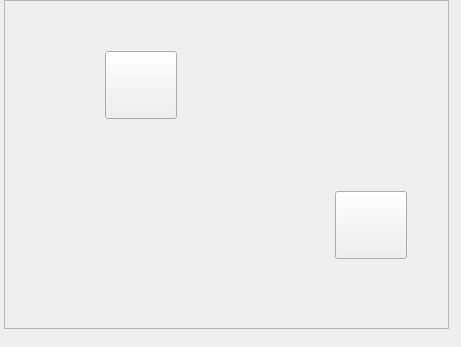
<?xml version="1.0" encoding="UTF-8"?>
<ui version="4.0">
 <class>Tab3ControlPannel</class>
 <widget class="QWidget" name="Tab3ControlPannel">
  <property name="geometry">
   <rect>
    <x>0</x>
    <y>0</y>
    <width>461</width>
    <height>347</height>
   </rect>
  </property>
  <property name="windowTitle">
   <string>Form</string>
  </property>
  <widget class="QScrollArea" name="scrollArea">
   <property name="geometry">
    <rect>
     <x>4</x>
     <y>0</y>
     <width>445</width>
     <height>329</height>
    </rect>
   </property>
   <property name="widgetResizable">
    <bool>true</bool>
   </property>
   <widget class="QWidget" name="scrollAreaWidgetContents">
    <property name="geometry">
     <rect>
      <x>0</x>
      <y>0</y>
      <width>443</width>
      <height>327</height>
     </rect>
    </property>
    <widget class="QLabel" name="label">
     <property name="geometry">
      <rect>
       <x>0</x>
       <y>0</y>
       <width>445</width>
       <height>329</height>
      </rect>
     </property>
     <property name="text">
      <string/>
     </property>
     <property name="pixmap">
      <pixmap resource="IoTQtClient.qrc">:/IotQtClient/Image/room.png</pixmap>
     </property>
    </widget>
    <widget class="QPushButton" name="pPBLamp">
     <property name="geometry">
      <rect>
       <x>100</x>
       <y>50</y>
       <width>72</width>
       <height>68</height>
      </rect>
     </property>
     <property name="text">
      <string/>
     </property>
     <property name="icon">
      <iconset resource="IoTQtClient.qrc">
       <normaloff>:/IotQtClient/Image/light_off.png</normaloff>
       <normalon>:/IotQtClient/Image/light_on.png</normalon>:/IotQtClient/Image/light_off.png</iconset>
     </property>
     <property name="iconSize">
      <size>
       <width>60</width>
       <height>60</height>
      </size>
     </property>
     <property name="checkable">
      <bool>true</bool>
     </property>
    </widget>
    <widget class="QPushButton" name="pPBPlug">
     <property name="geometry">
      <rect>
       <x>330</x>
       <y>190</y>
       <width>72</width>
       <height>68</height>
      </rect>
     </property>
     <property name="text">
      <string/>
     </property>
     <property name="icon">
      <iconset resource="IoTQtClient.qrc">
       <normaloff>:/IotQtClient/Image/plug_off.png</normaloff>
       <normalon>:/IotQtClient/Image/plug_on.png</normalon>:/IotQtClient/Image/plug_off.png</iconset>
     </property>
     <property name="iconSize">
      <size>
       <width>60</width>
       <height>60</height>
      </size>
     </property>
     <property name="checkable">
      <bool>true</bool>
     </property>
    </widget>
   </widget>
  </widget>
 </widget>
 <resources>
  <include location="IoTQtClient.qrc"/>
 </resources>
 <connections/>
</ui>
